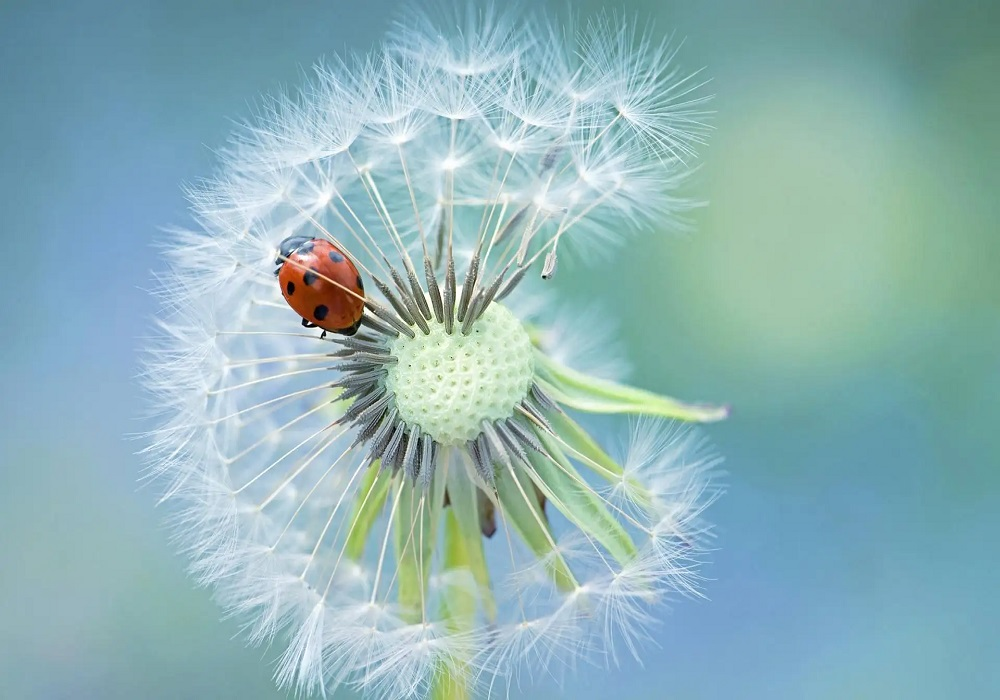
#> input picture opencv-study/day01/img/add1.jpg, 1000 x 700 px
$ python p3.py
#> lines starting #> are read from the running program, lines starting #| are printed output that depends on the picture

from __future__ import print_function
import cv2 as cv

'''
    OpenCV 是一个图像处理库。它包含大量图像处理函数
    本代码功能：
        加载两个图像，因为要添加，所以二者的高度和宽度必须相同
        等待用户输入透明度范围在0和1之间，如果在这个范围内就用这个输入的，否则默认用0.5透明度
       这个透明度是第一张图片的透明度，0为全透明，1为不透明
       功能类似于 PS两个图层 修改透明度 第一张图片在上，第二张图片在下
       可以用于两张一样大小的图片加水印，但是一般水印都比较小，不建议用此方法
'''

alpha = 0.5
raw_input = input

print(''' Simple Linear Blender
-----------------------
* Enter alpha [0.0-1.0]: ''')

input_alpha = float(raw_input().strip())
#> the answer given: 3
if 0 <= alpha <= 1:
    alpha = input_alpha

print('透明度为',alpha)
print('请稍等............')
# [load]
src1 = cv.imread(cv.samples.findFile('img/add1.jpg'))
#> src1 is the input picture: shape (700, 1000, 3); mean B, G, R 183.6, 179.6, 142.7
src2 = cv.imread(cv.samples.findFile('img/add2.jpg'))
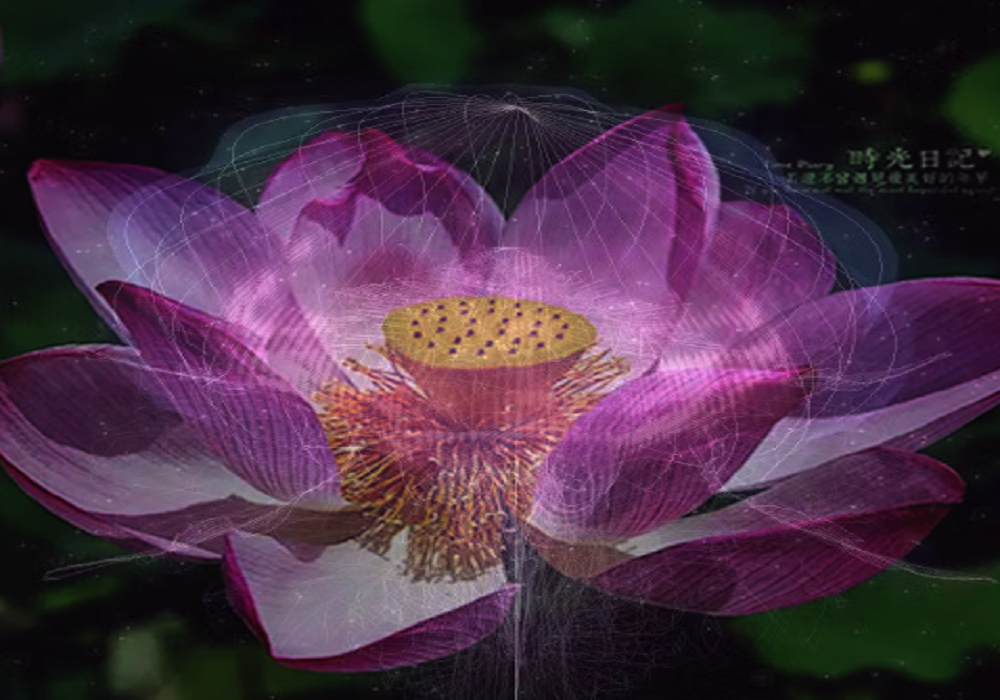
#> input picture opencv-study/day01/img/add2.jpg, 1000 x 700 px
#> src2 is the input picture: shape (700, 1000, 3); mean B, G, R 67.8, 47.2, 72.5
# [load]
if src1 is None:
    print("Error loading src1")
    exit(-1)
elif src2 is None:
    print("Error loading src2")
    exit(-1)
# [blend_images]


beta = (1.0 - alpha)
dst = cv.addWeighted(src1, alpha, src2, beta, 0.0)
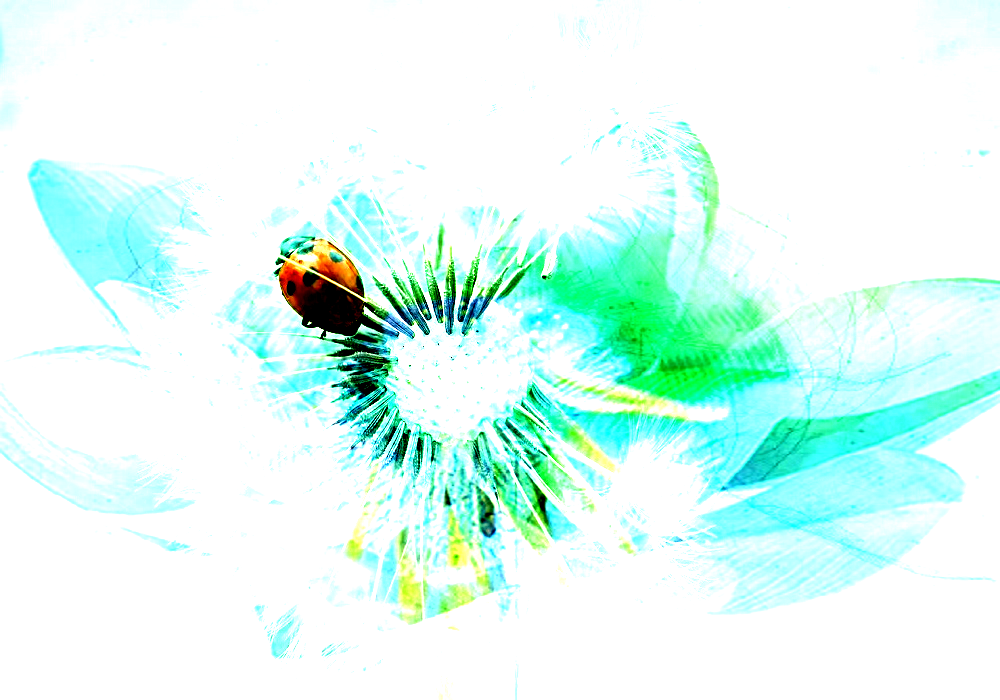
#> dst: shape (700, 1000, 3); mean B, G, R 243.2, 250.7, 220.7
# [blend_images]
# [display]
cv.imwrite('img/add-done.jpg', dst)
print('-------准备为您展示------')
cv.imshow('dst', dst)
cv.waitKey(0)
# [display]
cv.destroyAllWindows()
